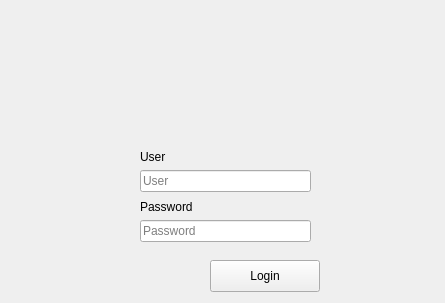
<?xml version="1.0" encoding="UTF-8"?>
<ui version="4.0">
 <class>Form</class>
 <widget class="QWidget" name="Form">
  <property name="geometry">
   <rect>
    <x>0</x>
    <y>0</y>
    <width>445</width>
    <height>303</height>
   </rect>
  </property>
  <property name="windowTitle">
   <string>Login to KMMX App</string>
  </property>
  <widget class="QLineEdit" name="lineEdit">
   <property name="geometry">
    <rect>
     <x>140</x>
     <y>170</y>
     <width>171</width>
     <height>22</height>
    </rect>
   </property>
   <property name="placeholderText">
    <string>User</string>
   </property>
  </widget>
  <widget class="QLineEdit" name="lineEdit_2">
   <property name="geometry">
    <rect>
     <x>140</x>
     <y>220</y>
     <width>171</width>
     <height>22</height>
    </rect>
   </property>
   <property name="inputMask">
    <string/>
   </property>
   <property name="echoMode">
    <enum>QLineEdit::Password</enum>
   </property>
   <property name="placeholderText">
    <string>Password</string>
   </property>
  </widget>
  <widget class="QPushButton" name="pushButton">
   <property name="geometry">
    <rect>
     <x>210</x>
     <y>260</y>
     <width>110</width>
     <height>32</height>
    </rect>
   </property>
   <property name="text">
    <string>Login</string>
   </property>
  </widget>
  <widget class="QLabel" name="label">
   <property name="geometry">
    <rect>
     <x>140</x>
     <y>150</y>
     <width>56</width>
     <height>13</height>
    </rect>
   </property>
   <property name="text">
    <string>User</string>
   </property>
  </widget>
  <widget class="QLabel" name="label_2">
   <property name="geometry">
    <rect>
     <x>140</x>
     <y>200</y>
     <width>56</width>
     <height>13</height>
    </rect>
   </property>
   <property name="text">
    <string>Password</string>
   </property>
  </widget>
  <widget class="QLabel" name="label_3">
   <property name="geometry">
    <rect>
     <x>90</x>
     <y>10</y>
     <width>241</width>
     <height>101</height>
    </rect>
   </property>
   <property name="text">
    <string/>
   </property>
   <property name="scaledContents">
    <bool>true</bool>
   </property>
  </widget>
 </widget>
 <connections/>
</ui>
